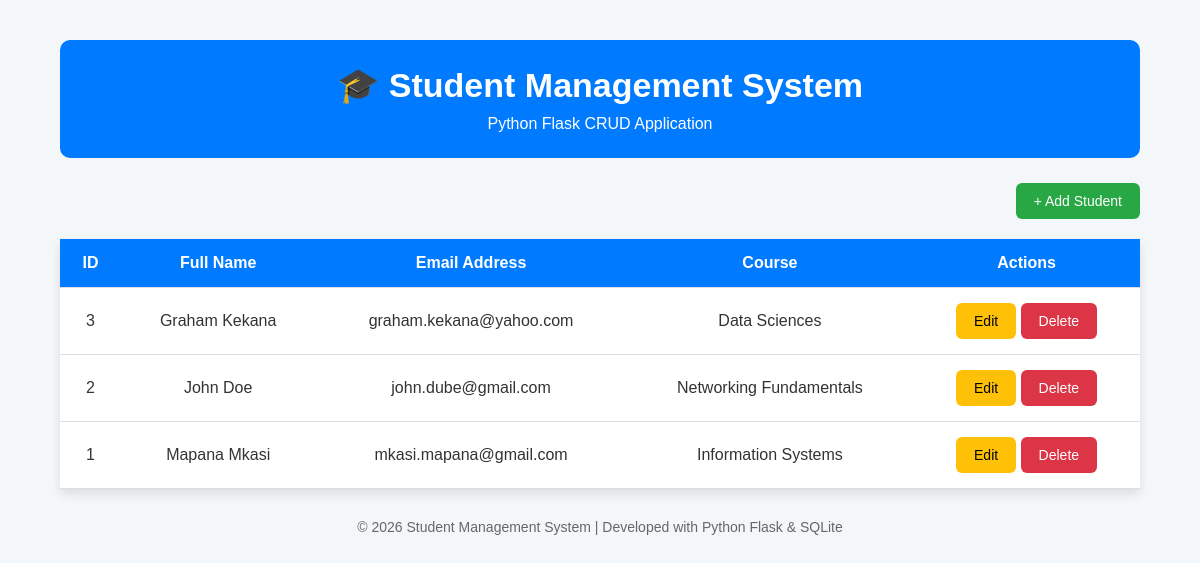
The page / on the database its author committed.
### tables this page shows
CREATE TABLE students(
            id INTEGER PRIMARY KEY AUTOINCREMENT,
            name TEXT NOT NULL,
            email TEXT NOT NULL,
            course TEXT NOT NULL
        );

### app.py (the view)
@app.route("/")
def index():
    conn = get_db_connection()
    students = conn.execute(
        "SELECT * FROM students ORDER BY id DESC"
    ).fetchall()
    conn.close()
    return render_template("index.html", students=students)

### app.py (called while the page is built)
def get_db_connection():
    conn = sqlite3.connect(DATABASE)
    conn.row_factory = sqlite3.Row
    return conn

### Templates/index.html (shortened to what this page needs)
<!DOCTYPE html>
<html lang="en">
<head>
    <link rel="stylesheet" href="{{ url_for('static', filename='style.css') }}">
</head>
<body>
    <div class="container">
        <header>
            <h1>🎓 Student Management System</h1>
            <p>Python Flask CRUD Application</p>
        </header>
        <div class="top-bar">
            <a href="/add" class="btn btn-add">
                + Add Student
            </a>
        </div>
        <table>
            <thead>
                <tr>
                    <th>ID</th>
                    <th>Full Name</th>
                    <th>Email Address</th>
                    <th>Course</th>
                    <th>Actions</th>
                </tr>
            </thead>
            <tbody>
                {% if students %}
                    {% for student in students %}
                    <tr>
                        <td>{{ student[0] }}</td>
                        <td>{{ student[1] }}</td>
                        <td>{{ student[2] }}</td>
                        <td>{{ student[3] }}</td>
                        <td>
                            <a href="/edit/{{ student[0] }}" class="btn btn-edit">
                                Edit
                            </a>
                            <a href="/delete/{{ student[0] }}"
                               class="btn btn-delete"
                               onclick="return confirm('Are you sure you want to delete this student?');">
                                Delete
                            </a>
                        </td>
                    </tr>
                    {% endfor %}
                {% else %}
                    <tr>
                        <td colspan="5" class="no-records">
                            No students found.
                        </td>
                    </tr>
                {% endif %}
            </tbody>
        </table>
        <footer>
            <p>
                © 2026 Student Management System | Developed with Python Flask & SQLite
            </p>
        </footer>
    </div>
</body>
</html>

### static/style.css (style rules this page uses)
* { margin:0; padding:0; box-sizing:border-box; font-family:Arial, Helvetica, sans-serif; }
body { background:#f4f7fa; color:#333; }
.container { width:90%; max-width:1100px; margin:40px auto; }
header { background:#007BFF; color:#fff; text-align:center; padding:25px; border-radius:10px; margin-bottom:25px; }
header h1 { font-size:34px; margin-bottom:10px; }
header p { font-size:16px; }
.btn { display:inline-block; text-decoration:none; padding:10px 18px; border-radius:6px; color:#fff; font-size:14px; transition:0.3s; cursor:pointer; border:none; }
.btn-add { background:#28a745; }
.btn-edit { background:#ffc107; color:#000; }
.btn-delete { background:#dc3545; }
.top-bar { margin-bottom:20px; display:flex; justify-content:flex-end; }
table { width:100%; border-collapse:collapse; background:#fff; box-shadow:0 5px 10px rgba(0,0,0,0.1); }
table thead { background:#007BFF; color:#fff; }
table th, table td { padding:15px; text-align:center; border-bottom:1px solid #ddd; }
footer { margin-top:30px; text-align:center; color:#666; font-size:14px; }

### rows shown on the page
students: id "3", name "Graham Kekana", email "graham.kekana@yahoo.com", course "Data Sciences"
students: id "2", name "John Doe", email "john.dube@gmail.com", course "Networking Fundamentals"
students: id "1", name "Mapana Mkasi", email "mkasi.mapana@gmail.com", course "Information Systems"
